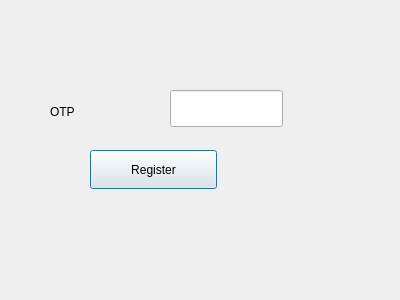
<?xml version="1.0" encoding="UTF-8"?>
<ui version="4.0">
 <class>Dialog</class>
 <widget class="QDialog" name="Dialog">
  <property name="geometry">
   <rect>
    <x>0</x>
    <y>0</y>
    <width>400</width>
    <height>300</height>
   </rect>
  </property>
  <property name="windowTitle">
   <string>Dialog</string>
  </property>
  <widget class="QLineEdit" name="otp_text">
   <property name="geometry">
    <rect>
     <x>170</x>
     <y>90</y>
     <width>113</width>
     <height>37</height>
    </rect>
   </property>
  </widget>
  <widget class="QLabel" name="label">
   <property name="geometry">
    <rect>
     <x>50</x>
     <y>100</y>
     <width>100</width>
     <height>23</height>
    </rect>
   </property>
   <property name="text">
    <string>OTP</string>
   </property>
  </widget>
  <widget class="QPushButton" name="otp_but">
   <property name="geometry">
    <rect>
     <x>90</x>
     <y>150</y>
     <width>127</width>
     <height>39</height>
    </rect>
   </property>
   <property name="text">
    <string>Register</string>
   </property>
  </widget>
 </widget>
 <resources/>
 <connections/>
</ui>
